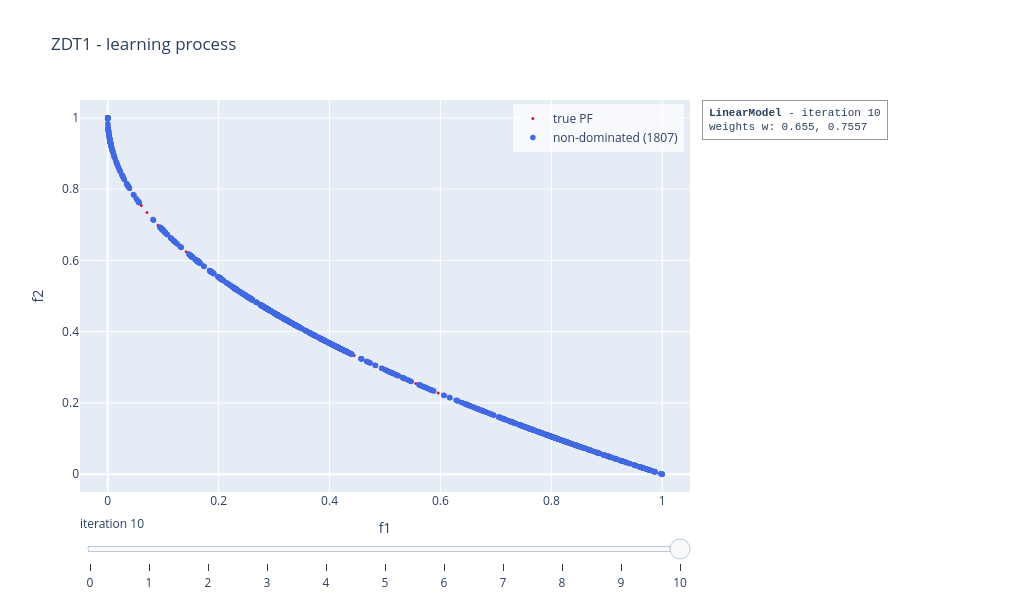

Write notebook code for a chart like this one.
### Code cell
linear_model.visualise("learning", show = False)

### Figure 1 — Plotly figure (JSON) as saved in the notebook; plotly's stock layout.template omitted (floating-point values rounded to 4 significant figures; data arrays with more than 128 entries replaced by an {"elided": "..."} marker saying what was removed)
{"data": [{"marker": {"color": "crimson", "size": 3}, "mode": "markers", "name": "true PF", "type": "scatter", "x": [0.0, 0.0101, 0.0202, 0.0303, 0.0404, 0.05051, 0.06061, 0.07071, 0.08081, 0.09091, 0.101, 0.1111, 0.1212, 0.1313, 0.1414, 0.1515, 0.1616, 0.1717, 0.1818, 0.1919, 0.202, 0.2121, 0.2222, 0.2323, 0.2424, 0.2525, 0.2626, 0.2727, 0.2828, 0.2929, 0.303, 0.3131, 0.3232, 0.3333, 0.3434, 0.3535, 0.3636, 0.3737, 0.3838, 0.3939, 0.404, 0.4141, 0.4242, 0.4343, 0.4444, 0.4545, 0.4646, 0.4747, 0.4848, 0.4949, 0.5051, 0.5152, 0.5253, 0.5354, 0.5455, 0.5556, 0.5657, 0.5758, 0.5859, 0.596, 0.6061, 0.6162, 0.6263, 0.6364, 0.6465, 0.6566, 0.6667, 0.6768, 0.6869, 0.697, 0.7071, 0.7172, 0.7273, 0.7374, 0.7475, 0.7576, 0.7677, 0.7778, 0.7879, 0.798, 0.8081, 0.8182, 0.8283, 0.8384, 0.8485, 0.8586, 0.8687, 0.8788, 0.8889, 0.899, 0.9091, 0.9192, 0.9293, 0.9394, 0.9495, 0.9596, 0.9697, 0.9798, 0.9899, 1.0], "y": [1.0, 0.8995, 0.8579, 0.8259, 0.799, 0.7753, 0.7538, 0.7341, 0.7157, 0.6985, 0.6822, 0.6667, 0.6518, 0.6376, 0.6239, 0.6108, 0.598, 0.5856, 0.5736, 0.5619, 0.5505, 0.5394, 0.5286, 0.518, 0.5076, 0.4975, 0.4875, 0.4778, 0.4682, 0.4588, 0.4495, 0.4404, 0.4315, 0.4226, 0.414, 0.4054, 0.397, 0.3887, 0.3805, 0.3724, 0.3644, 0.3565, 0.3487, 0.341, 0.3333, 0.3258, 0.3184, 0.311, 0.3037, 0.2965, 0.2893, 0.2823, 0.2753, 0.2683, 0.2615, 0.2546, 0.2479, 0.2412, 0.2346, 0.228, 0.2215, 0.215, 0.2086, 0.2023, 0.196, 0.1897, 0.1835, 0.1773, 0.1712, 0.1652, 0.1591, 0.1531, 0.1472, 0.1413, 0.1354, 0.1296, 0.1238, 0.1181, 0.1124, 0.1067, 0.1011, 0.09547, 0.0899, 0.08437, 0.07887, 0.0734, 0.06797, 0.06256, 0.05719, 0.05185, 0.04654, 0.04126, 0.036, 0.03078, 0.02558, 0.02041, 0.01527, 0.01015, 0.005063, 0.0]}, {"marker": {"color": "royalblue", "size": 5.5}, "mode": "markers", "name": "non-dominated (1807)", "type": "scatter", "x": {"elided": "1807 float values"}, "y": {"elided": "1807 float values"}}], "layout": {"annotations": [{"align": "left", "bgcolor": "rgba(255,255,255,0.85)", "bordercolor": "#999999", "borderpad": 6, "borderwidth": 1, "font": {"family": "Courier New, monospace", "size": 11}, "showarrow": false, "text": "<b>LinearModel</b> - iteration 10<br>weights w: 0.655, 0.7557", "x": 1.02, "xanchor": "left", "xref": "paper", "y": 1, "yanchor": "top", "yref": "paper"}], "height": 600, "legend": {"bgcolor": "rgba(255,255,255,0.7)", "x": 0.99, "xanchor": "right", "y": 0.99, "yanchor": "top"}, "margin": {"r": 330}, "showlegend": true, "sliders": [{"active": 10, "currentvalue": {"prefix": "iteration "}, "steps": [{"args": [["0"], {"frame": {"redraw": true}, "mode": "immediate"}], "label": "0", "method": "animate"}, {"args": [["1"], {"frame": {"redraw": true}, "mode": "immediate"}], "label": "1", "method": "animate"}, {"args": [["2"], {"frame": {"redraw": true}, "mode": "immediate"}], "label": "2", "method": "animate"}, {"args": [["3"], {"frame": {"redraw": true}, "mode": "immediate"}], "label": "3", "method": "animate"}, {"args": [["4"], {"frame": {"redraw": true}, "mode": "immediate"}], "label": "4", "method": "animate"}, {"args": [["5"], {"frame": {"redraw": true}, "mode": "immediate"}], "label": "5", "method": "animate"}, {"args": [["6"], {"frame": {"redraw": true}, "mode": "immediate"}], "label": "6", "method": "animate"}, {"args": [["7"], {"frame": {"redraw": true}, "mode": "immediate"}], "label": "7", "method": "animate"}, {"args": [["8"], {"frame": {"redraw": true}, "mode": "immediate"}], "label": "8", "method": "animate"}, {"args": [["9"], {"frame": {"redraw": true}, "mode": "immediate"}], "label": "9", "method": "animate"}, {"args": [["10"], {"frame": {"redraw": true}, "mode": "immediate"}], "label": "10", "method": "animate"}]}], "title": {"text": "ZDT1 - learning process"}, "width": 1020, "xaxis": {"range": [-0.05, 1.05], "title": {"text": "f1"}}, "yaxis": {"range": [-0.05, 1.05], "title": {"text": "f2"}}}}
